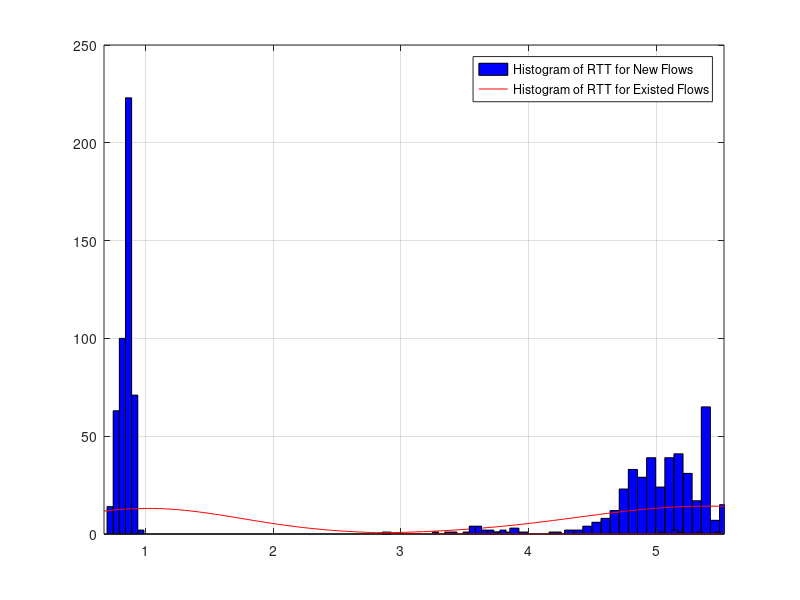

This figure's MATLAB source:
clear all
close all
fileID = fopen('new.txt','r');
formatSpec = '%f';
new_flows = fscanf(fileID,formatSpec);
temp = new_flows;
indices = find(temp>10);
temp(indices) = [];
m = mean(temp);
for i = 1:length(new_flows)
   if(new_flows(i) > 10)
       new_flows(i) = m;
   end
end
fileID = fopen('existed.txt','r');
existed_flows = fscanf(fileID,formatSpec);
nbins = 100;
h1 = histfit(new_flows,nbins)
hold on
h2 = histfit(existed_flows,nbins)
grid on;
legend('Histogram of RTT for New Flows','Histogram of RTT for Existed Flows')